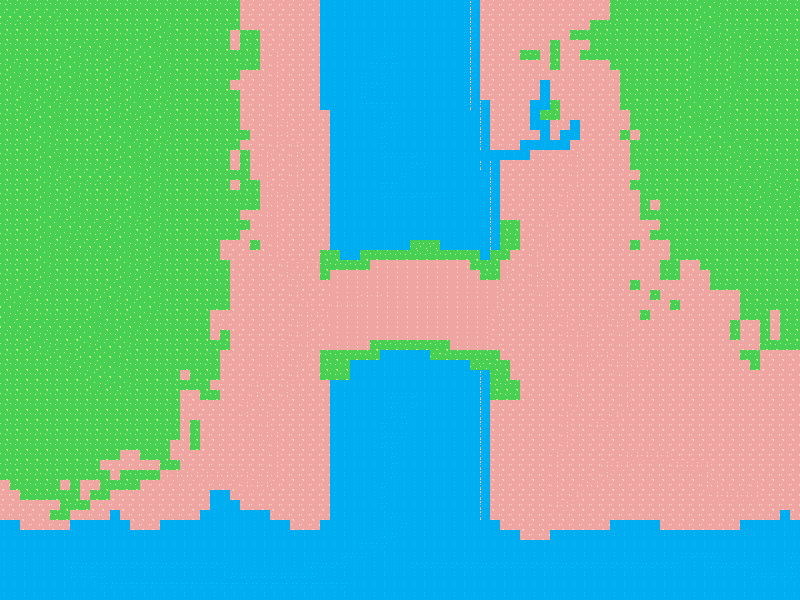

The image is a tile-based game level rendered from a .tmx file. Its description and source (layers, tilesets, objects; grid data summarised) follow:
An orthogonal 80x60 tile map with 10x10 px tiles, 1 tile layer (Capa de patrones 1).

<map version="1.5" tiledversion="1.7.2" orientation="orthogonal" renderorder="right-down" width="80" height="60" tilewidth="10" tileheight="10" infinite="0" nextlayerid="2" nextobjectid="1">
 <tileset firstgid="1" name="backgroundImage" tilewidth="10" tileheight="10" tilecount="30" columns="10">
  <image source="backgroundImage.png" width="100" height="30" />
  <tile id="20">
   <properties>
    <property name="collide" type="bool" value="true" />
   </properties>
  </tile>
  <tile id="21">
   <properties>
    <property name="collide" type="bool" value="true" />
   </properties>
  </tile>
  <tile id="22">
   <properties>
    <property name="collide" type="bool" value="true" />
   </properties>
  </tile>
  <tile id="23">
   <properties>
    <property name="collide" type="bool" value="true" />
   </properties>
  </tile>
  <tile id="24">
   <properties>
    <property name="collide" type="bool" value="true" />
   </properties>
  </tile>
  <tile id="25">
   <properties>
    <property name="collide" type="bool" value="true" />
   </properties>
  </tile>
  <tile id="26">
   <properties>
    <property name="collide" type="bool" value="true" />
   </properties>
  </tile>
  <tile id="27">
   <properties>
    <property name="collide" type="bool" value="true" />
   </properties>
  </tile>
  <tile id="28">
   <properties>
    <property name="collide" type="bool" value="true" />
   </properties>
  </tile>
  <tile id="29">
   <properties>
    <property name="collide" type="bool" value="true" />
   </properties>
  </tile>
 </tileset>
 <layer id="1" name="Capa de patrones 1" width="80" height="60">
  <data>[4800 cells, 4800 non-empty, 9 distinct tile ids]</data>
 </layer>
</map>
